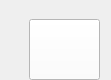
      <widget class="QWidget" name="widget_2" native="true">
       <property name="geometry">
        <rect>
         <x>10</x>
         <y>80</y>
         <width>111</width>
         <height>80</height>
        </rect>
       </property>
       <widget class="QWidget" name="widget_3" native="true">
        <property name="geometry">
         <rect>
          <x>10</x>
          <y>0</y>
          <width>91</width>
          <height>80</height>
         </rect>
        </property>
        <widget class="QPushButton" name="pushButton_28">
         <property name="geometry">
          <rect>
           <x>19</x>
           <y>19</y>
           <width>71</width>
           <height>61</height>
          </rect>
         </property>
         <property name="styleSheet">
          <string notr="true">background-color:white;

</string>
         </property>
         <property name="text">
          <string/>
         </property>
         <property name="icon">
          <iconset>
           <normalon>:/img/user.png</normalon>
          </iconset>
         </property>
         <property name="iconSize">
          <size>
           <width>100</width>
           <height>100</height>
          </size>
         </property>
        </widget>
       </widget>
       <widget class="QWidget" name="widget_4" native="true">
        <property name="geometry">
         <rect>
          <x>110</x>
          <y>0</y>
          <width>120</width>
          <height>80</height>
         </rect>
        </property>
       </widget>
      </widget>
